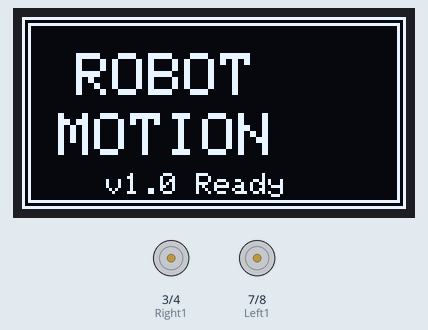
Simulated run of this sketch. Board: Arduino Uno, built with avr-gcc and run on an emulated ATmega328P. Parts: 128×64 one-colour display, motor-driver pin pairs drawn as motors (green arrow = first pin HIGH = forward, orange = second pin HIGH = backward, longer = more drive, scaled by the enable pin). What the sketch prints to the serial monitor is not drawn.

Above: at 0.1 s.
At 3.1 s:
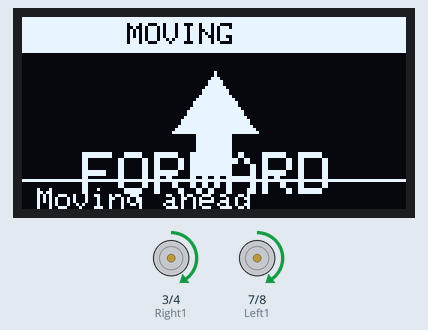
At 8.7 s:
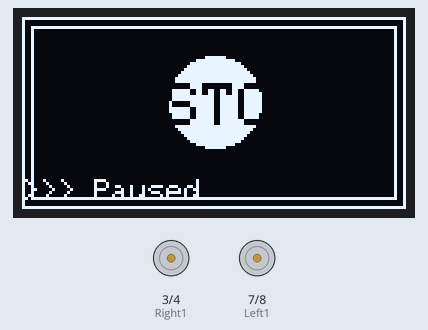
At 17.4 s:
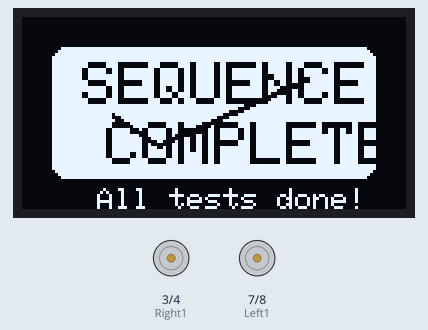
Timing chart, 0 to 18.9 s (numbered marks = the images above):
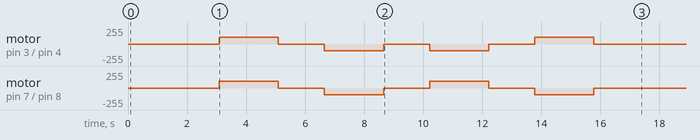

Measured:
- what the display in image 1 shows lasts 2.0 s, from 3.1 s to 5.1 s
- what the display in image 2 shows lasts 1.5 s, from 8.7 s to 10.2 s

The sketch:

02_Car-1_OLED_DashBorad_Basic_Movement.ino
```cpp
// ============================================
//     ROBOT MOTION CONTROL WITH OLED
//     Enhanced Visual Display
// ============================================

#include <Wire.h>
#include <Adafruit_GFX.h>
#include <Adafruit_SSD1306.h>

// ----------- OLED Configuration -------------
#define SCREEN_WIDTH 128
#define SCREEN_HEIGHT 64
#define OLED_RESET -1
#define SCREEN_ADDRESS 0x3C

Adafruit_SSD1306 display(SCREEN_WIDTH, SCREEN_HEIGHT, &Wire, OLED_RESET);

// ----------- Motor Pins (YOUR SETUP) --------
#define Left1 7
#define Left2 8
#define Left_Speed 6

#define Right1 3
#define Right2 4
#define Right_Speed 5

// ----------- Motor Settings -----------------
#define MOTOR_SPEED 100
#define TURN_90_TIME 680

// ----------- Motion Durations ---------------
#define FORWARD_TIME 2000
#define BACKWARD_TIME 2000
#define LEFT_TIME 2000
#define RIGHT_TIME 2000
#define PAUSE_TIME 1500

void setup() {
  Serial.begin(9600);

  // Initialize motor pins
  pinMode(Left1, OUTPUT);
  pinMode(Left2, OUTPUT);
  pinMode(Left_Speed, OUTPUT);
  pinMode(Right1, OUTPUT);
  pinMode(Right2, OUTPUT);
  pinMode(Right_Speed, OUTPUT);

  analogWrite(Left_Speed, MOTOR_SPEED);
  analogWrite(Right_Speed, MOTOR_SPEED);

  // Initialize OLED
  if (!display.begin(SSD1306_SWITCHCAPVCC, SCREEN_ADDRESS)) {
    Serial.println(F("OLED init failed!"));
    while (1);
  }

  // Startup screen
  showStartup();
  delay(2000);

  Serial.println("Starting motion sequence...");
  delay(1000);

  // 1. Forward
  showAction("FORWARD", "Moving ahead", 1);
  forward();
  delay(FORWARD_TIME);
  Stop();
  showAction("STOP", "Paused", 0);
  delay(PAUSE_TIME);

  // 2. Backward
  showAction("BACKWARD", "Reversing", 2);
  backward();
  delay(BACKWARD_TIME);
  Stop();
  showAction("STOP", "Paused", 0);
  delay(PAUSE_TIME);

  // 3. Left Turn (continuous)
  showAction("LEFT", "Turning left", 3);
  turnLeft();
  delay(LEFT_TIME);
  Stop();
  showAction("STOP", "Paused", 0);
  delay(PAUSE_TIME);

  // 4. Right Turn (continuous)
  showAction("RIGHT", "Turning right", 4);
  turnRight();
  delay(RIGHT_TIME);
  Stop();
  showAction("STOP", "Paused", 0);
  delay(PAUSE_TIME);

  // Complete
  showComplete();
  Serial.println("Motion sequence complete!");
}

void loop() {}

// ============================================
//       ENHANCED DISPLAY FUNCTIONS
// ============================================

void showStartup() {
  display.clearDisplay();

  // Animated border
  display.drawRect(0, 0, 128, 64, SSD1306_WHITE);
  display.drawRect(2, 2, 124, 60, SSD1306_WHITE);

  // Title
  display.setTextSize(2);
  display.setTextColor(SSD1306_WHITE);
  display.setCursor(18, 12);
  display.println("ROBOT");

  display.setCursor(12, 32);
  display.println("MOTION");

  // Version info
  display.setTextSize(1);
  display.setCursor(28, 52);
  display.println("v1.0 Ready");

  display.display();
}

void showAction(String action, String status, int actionType) {
  display.clearDisplay();

  // Draw different styles based on action type
  switch(actionType) {
    case 0: // STOP - Simple display
      drawStopScreen(action, status);
      break;
    case 1: // FORWARD - Up arrow
      drawForwardScreen(action, status);
      break;
    case 2: // BACKWARD - Down arrow
      drawBackwardScreen(action, status);
      break;
    case 3: // LEFT - Left arrow
      drawLeftScreen(action, status);
      break;
    case 4: // RIGHT - Right arrow
      drawRightScreen(action, status);
      break;
    case 5: // LEFT 90 - Sharp left
      drawLeft90Screen(action, status);
      break;
    case 6: // RIGHT 90 - Sharp right
      drawRight90Screen(action, status);
      break;
  }

  display.display();

  Serial.print("Action: ");
  Serial.print(action);
  Serial.print(" | ");
  Serial.println(status);
}

// --- STOP Screen ---
void drawStopScreen(String action, String status) {
  // Double border for STOP
  display.drawRect(0, 0, 128, 64, SSD1306_WHITE);
  display.drawRect(3, 3, 122, 58, SSD1306_WHITE);

  // STOP icon (octagon)
  display.fillCircle(64, 28, 15, SSD1306_WHITE);
  display.setTextColor(SSD1306_BLACK);
  display.setTextSize(2);
  display.setCursor(48, 22);
  display.println("STOP");

  // Status
  display.setTextColor(SSD1306_WHITE);
  display.setTextSize(1);
  display.setCursor(0, 54);
  display.print(">>> ");
  display.println(status);
}

// --- FORWARD Screen ---
void drawForwardScreen(String action, String status) {
  // Top banner - inverted
  display.fillRect(0, 0, 128, 12, SSD1306_WHITE);
  display.setTextColor(SSD1306_BLACK);
  display.setTextSize(1);
  display.setCursor(35, 2);
  display.println("MOVING");

  // Large UP arrow
  display.setTextColor(SSD1306_WHITE);
  display.fillTriangle(64, 18, 50, 38, 78, 38, SSD1306_WHITE);
  display.fillRect(58, 38, 12, 15, SSD1306_WHITE);

  // Action text
  display.setTextSize(2);
  display.setCursor(20, 45);
  display.println("FORWARD");

  // Bottom status
  display.drawLine(0, 54, 128, 54, SSD1306_WHITE);
  display.setTextSize(1);
  display.setCursor(5, 57);
  display.println(status);
}

// --- BACKWARD Screen ---
void drawBackwardScreen(String action, String status) {
  // Top banner
  display.fillRect(0, 0, 128, 12, SSD1306_WHITE);
  display.setTextColor(SSD1306_BLACK);
  display.setTextSize(1);
  display.setCursor(30, 2);
  display.println("REVERSING");

  // Large DOWN arrow
  display.setTextColor(SSD1306_WHITE);
  display.fillRect(58, 15, 12, 15, SSD1306_WHITE);
  display.fillTriangle(64, 45, 50, 30, 78, 30, SSD1306_WHITE);

  // Action text
  display.setTextSize(2);
  display.setCursor(10, 45);
  display.println("BACKWARD");

  // Bottom status
  display.drawLine(0, 54, 128, 54, SSD1306_WHITE);
  display.setTextSize(1);
  display.setCursor(5, 57);
  display.println(status);
}

// --- LEFT Screen ---
void drawLeftScreen(String action, String status) {
  // Left side banner
  display.fillRect(0, 0, 25, 64, SSD1306_WHITE);
  display.setTextColor(SSD1306_BLACK);
  display.setTextSize(1);
  display.setCursor(5, 15);
  display.println("T");
  display.setCursor(5, 25);
  display.println("U");
  display.setCursor(5, 35);
  display.println("R");
  display.setCursor(5, 45);
  display.println("N");

  // LEFT arrow
  display.setTextColor(SSD1306_WHITE);
  display.fillTriangle(35, 32, 55, 20, 55, 44, SSD1306_WHITE);
  display.fillRect(55, 28, 20, 8, SSD1306_WHITE);

  // Action text
  display.setTextSize(3);
  display.setCursor(80, 25);
  display.println("LEFT");

  // Bottom line
  display.drawLine(25, 54, 128, 54, SSD1306_WHITE);
  display.setTextSize(1);
  display.setCursor(30, 57);
  display.println(status);
}

// --- RIGHT Screen ---
void drawRightScreen(String action, String status) {
  // Right side banner
  display.fillRect(103, 0, 25, 64, SSD1306_WHITE);
  display.setTextColor(SSD1306_BLACK);
  display.setTextSize(1);
  display.setCursor(110, 15);
  display.println("T");
  display.setCursor(110, 25);
  display.println("U");
  display.setCursor(110, 35);
  display.println("R");
  display.setCursor(110, 45);
  display.println("N");

  // RIGHT arrow
  display.setTextColor(SSD1306_WHITE);
  display.fillTriangle(93, 32, 73, 20, 73, 44, SSD1306_WHITE);
  display.fillRect(53, 28, 20, 8, SSD1306_WHITE);

  // Action text
  display.setTextSize(2);
  display.setCursor(5, 25);
  display.println("RIGHT");

  // Bottom line
  display.drawLine(0, 54, 103, 54, SSD1306_WHITE);
  display.setTextSize(1);
  display.setCursor(5, 57);
  display.println(status);
}

// --- LEFT 90° Screen ---
void drawLeft90Screen(String action, String status) {
  // Thick border
  display.fillRect(0, 0, 128, 5, SSD1306_WHITE);
  display.fillRect(0, 59, 128, 5, SSD1306_WHITE);
  display.fillRect(0, 0, 5, 64, SSD1306_WHITE);

  // Curved arrow indicator
  display.drawCircle(40, 30, 20, SSD1306_WHITE);
  display.drawCircle(40, 30, 18, SSD1306_WHITE);
  display.fillTriangle(25, 25, 25, 35, 15, 30, SSD1306_WHITE);

  // 90° text
  display.setTextSize(3);
  display.setCursor(70, 15);
  display.println("90");
  display.drawCircle(115, 18, 3, SSD1306_WHITE);

  // LEFT text
  display.setTextSize(2);
  display.setCursor(70, 38);
  display.println("LEFT");

  // Status
  display.setTextSize(1);
  display.setCursor(8, 57);
  display.println(status);
}

// --- RIGHT 90° Screen ---
void drawRight90Screen(String action, String status) {
  // Thick border
  display.fillRect(0, 0, 128, 5, SSD1306_WHITE);
  display.fillRect(0, 59, 128, 5, SSD1306_WHITE);
  display.fillRect(123, 0, 5, 64, SSD1306_WHITE);

  // Curved arrow indicator
  display.drawCircle(88, 30, 20, SSD1306_WHITE);
  display.drawCircle(88, 30, 18, SSD1306_WHITE);
  display.fillTriangle(103, 25, 103, 35, 113, 30, SSD1306_WHITE);

  // 90° text
  display.setTextSize(3);
  display.setCursor(15, 15);
  display.println("90");
  display.drawCircle(60, 18, 3, SSD1306_WHITE);

  // RIGHT text
  display.setTextSize(2);
  display.setCursor(8, 38);
  display.println("RIGHT");

  // Status
  display.setTextSize(1);
  display.setCursor(8, 57);
  display.println(status);
}

// --- COMPLETE Screen ---
void showComplete() {
  display.clearDisplay();

  // Checkmark box
  display.fillRoundRect(10, 10, 108, 44, 5, SSD1306_WHITE);
  display.setTextColor(SSD1306_BLACK);

  // Big checkmark
  display.drawLine(30, 32, 45, 42, SSD1306_BLACK);
  display.drawLine(30, 33, 45, 43, SSD1306_BLACK);
  display.drawLine(45, 42, 95, 20, SSD1306_BLACK);
  display.drawLine(45, 43, 95, 21, SSD1306_BLACK);

  // Text
  display.setTextSize(2);
  display.setCursor(20, 15);
  display.println("SEQUENCE");
  display.setCursor(28, 35);
  display.println("COMPLETE");

  // Footer
  display.setTextColor(SSD1306_WHITE);
  display.setTextSize(1);
  display.setCursor(25, 57);
  display.println("All tests done!");

  display.display();
}

// ============================================
//          MOTOR CONTROL FUNCTIONS
// ============================================

void forward() {
  digitalWrite(Left1, HIGH);
  digitalWrite(Left2, LOW);
  digitalWrite(Right1, HIGH);
  digitalWrite(Right2, LOW);
}

void backward() {
  digitalWrite(Left1, LOW);
  digitalWrite(Left2, HIGH);
  digitalWrite(Right1, LOW);
  digitalWrite(Right2, HIGH);
}

void turnLeft() {
  // Left motor FORWARD, Right motor BACKWARD
  digitalWrite(Left1, HIGH);
  digitalWrite(Left2, LOW);
  digitalWrite(Right1, LOW);
  digitalWrite(Right2, HIGH);
}

void turnRight() {
  // Left motor BACKWARD, Right motor FORWARD
  digitalWrite(Left1, LOW);
  digitalWrite(Left2, HIGH);
  digitalWrite(Right1, HIGH);
  digitalWrite(Right2, LOW);
}

void Stop() {
  digitalWrite(Left1, LOW);
  digitalWrite(Left2, LOW);
  digitalWrite(Right1, LOW);
  digitalWrite(Right2, LOW);
}
```
